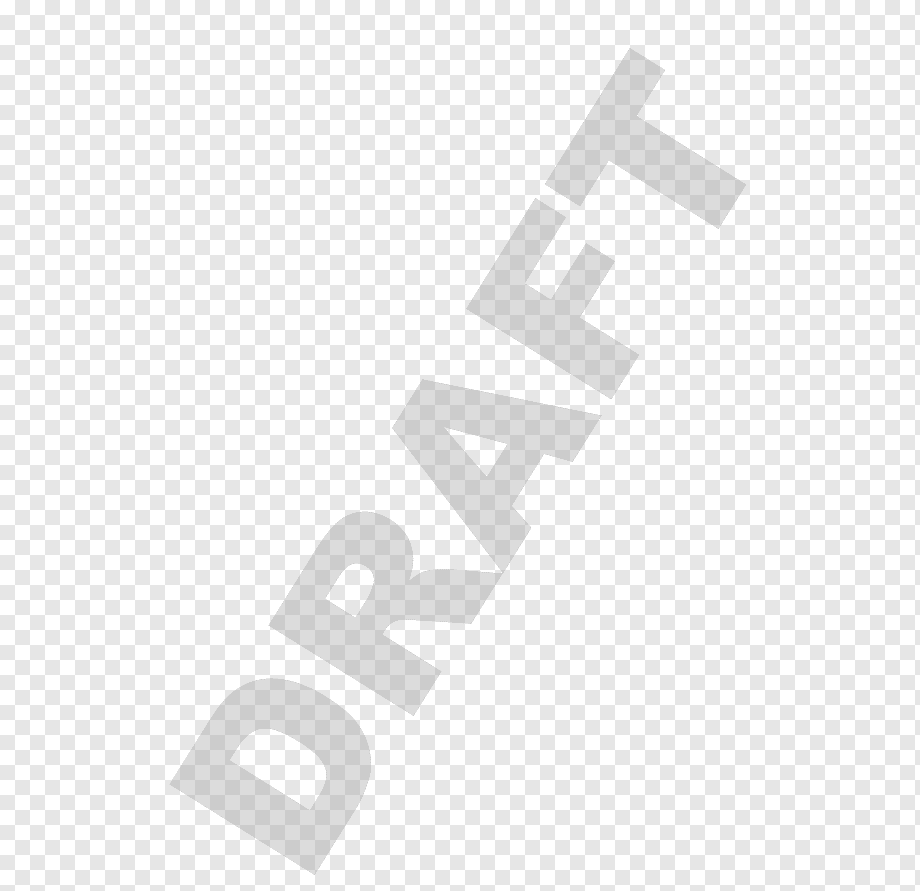
#> input picture marca.png, 920 x 891 px, given in place of diploma.jpg, which was not available
$ jupyter execute 'Untitled (1).ipynb'   (older library calls are emulated)
#> lines starting #> are read from the running program, lines starting #| are printed output that depends on the picture; after the words box and inside, x2 and y2 are one past the last pixel; in counts of white or black regions, pixels touching at a corner belong together; pictures that were not available may be replaced by others from this repository, and a replacement may not be noted
[cell 1]
import numpy as np
import matplotlib.pyplot as plt
from PIL import Image
pic = Image.open('C:/Users/Usuario/Downloads/diploma.jpg')
#> pic is the input picture: PIL image 920x891 P; min 204, max 255, mean 239.3
type(pic)

[cell 2]
import cv2
import numpy as np
import os

# Cargar la imagen principal
def cargar_imagen(nombre_archivo):
#> called with nombre_archivo = 'C:/Users/Usuario/Downloads/persona.jpg'
    ruta = os.path.join(os.getcwd(), nombre_archivo)
    imagen = cv2.imread(ruta)
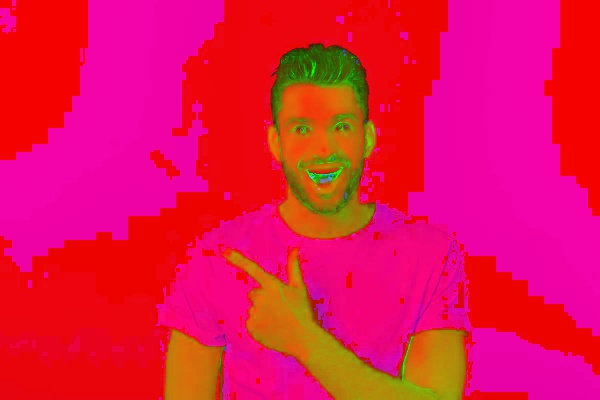
#> input picture caballo.jpg, 600 x 400 px, given in place of persona.jpg, which was not available
#> imagen is the input picture: shape (400, 600, 3); mean B, G, R 78.4, 18.1, 229.4
    if imagen is None:
        print(f"Error al cargar la imagen: {ruta}")
        exit()
    return imagen

imagen_original = cargar_imagen('C:/Users/Usuario/Downloads/persona.jpg')  # Reemplaza con tu imagen
marca_agua = cargar_imagen('C:/Users/Usuario/Downloads/marca.png')  # Reemplaza con tu marca de agua

# 1. Umbral binario y escala de grises
imagen_gris = cv2.cvtColor(imagen_original, cv2.COLOR_BGR2GRAY)
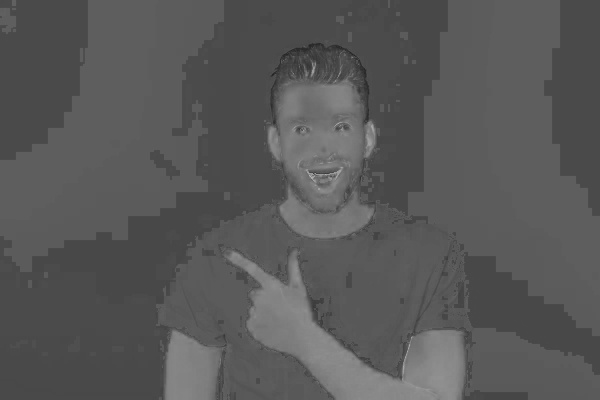
#> imagen_gris: shape (400, 600); min 35, max 181, mean 88.1
_, imagen_binaria = cv2.threshold(imagen_gris, 127, 255, cv2.THRESH_BINARY)
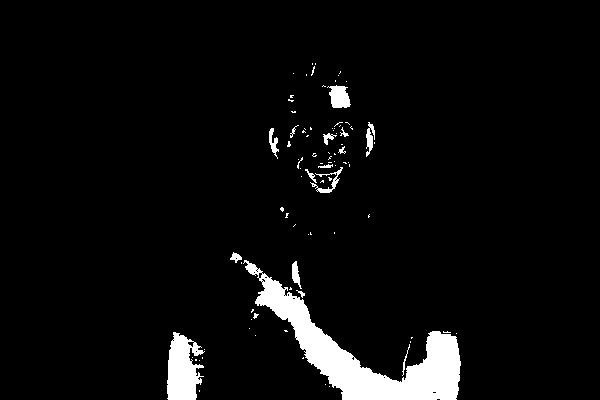
#> imagen_binaria: shape (400, 600); 4.9% white; 89 white regions (73 under 20 px), largest, box (x1, y1, x2, y2) and area: (243, 260, 461, 400) 8176, (167, 332, 205, 400) 1778, (327, 85, 351, 108) 384

# 2. Conversión a HSV y guardado
imagen_hsv = cv2.cvtColor(imagen_original, cv2.COLOR_BGR2HSV)
#> imagen_hsv: shape (400, 600, 3); mean H, S, V 114.5, 250.4, 230.4
cv2.imwrite('imagen_hsv.jpg', imagen_hsv)

# 3. Marca de agua (ajustable a diferentes tamaños)
def agregar_marca_agua(imagen, marca_agua, posicion=(10, 10), transparencia=0.5):
#> called with posicion = (10, 10), transparencia = 0.5
    if marca_agua is None:
        print("Error al cargar la imagen de marca de agua.")
        return imagen

    factor_escala = min(imagen.shape[1] / marca_agua.shape[1], imagen.shape[0] / marca_agua.shape[0]) / 4
#> factor_escala = 0.112
    nuevo_ancho = int(marca_agua.shape[1] * factor_escala)
#> nuevo_ancho = 103
    nuevo_alto = int(marca_agua.shape[0] * factor_escala)
#> nuevo_alto = 100
    marca_agua_redimensionada = cv2.resize(marca_agua, (nuevo_ancho, nuevo_alto))

    roi = imagen[posicion[1]:posicion[1] + nuevo_alto, posicion[0]:posicion[0] + nuevo_ancho]
    roi = cv2.addWeighted(roi, 1 - transparencia, marca_agua_redimensionada, transparencia, 0)
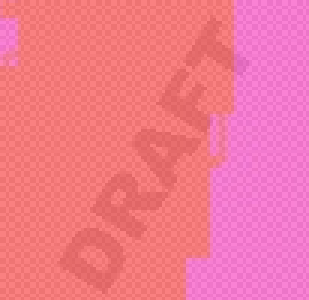
#> roi: shape (100, 103, 3) (shown 3 times larger); mean of channels 0, 1, 2 145.6, 120.5, 242.1; drawn as B, G, R
    imagen[posicion[1]:posicion[1] + nuevo_alto, posicion[0]:posicion[0] + nuevo_ancho] = roi
    return imagen

imagen_con_marca_agua = agregar_marca_agua(imagen_original.copy(), marca_agua)

# 4. Combinar imágenes
imagen_pequena = cargar_imagen('C:/Users/Usuario/Downloads/caballo.jpg')  # Reemplaza con tu imagen pequeña
x_offset = imagen_original.shape[1] // 2 - imagen_pequena.shape[1] // 2
#> x_offset = 0
y_offset = imagen_original.shape[0] // 2 - imagen_pequena.shape[0] // 2
#> y_offset = 0
imagen_combinada = imagen_original.copy()
imagen_combinada[y_offset:y_offset + imagen_pequena.shape[0], x_offset:x_offset + imagen_pequena.shape[1]] = imagen_pequena

# 5. Ruido y operaciones morfológicas
imagen_ruido = imagen_original.copy()
cv2.randn(imagen_ruido, (0, 0, 0), (50, 50, 50))
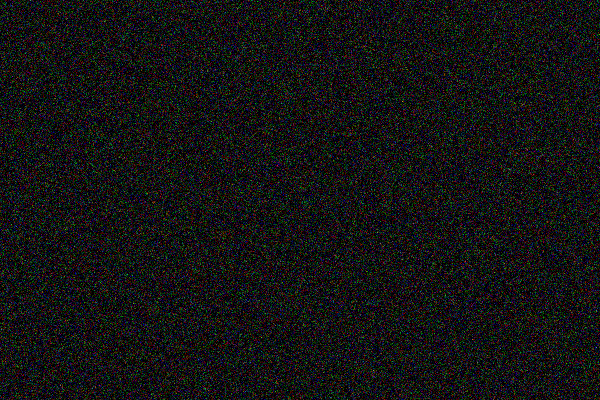
#> imagen_ruido: shape (400, 600, 3); mean B, G, R 19.9, 19.9, 20
kernel = np.ones((5, 5), np.uint8)
imagen_cierre = cv2.morphologyEx(imagen_ruido, cv2.MORPH_CLOSE, kernel)
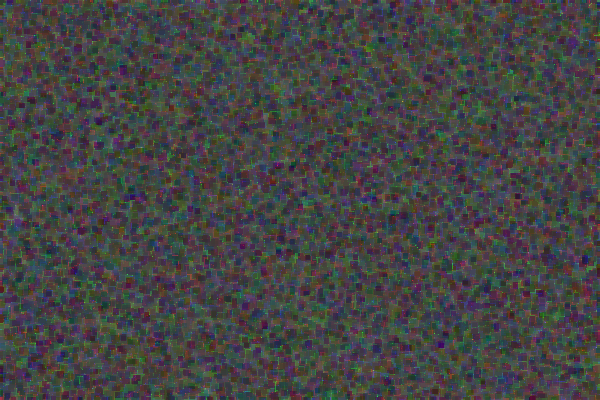
#> imagen_cierre: shape (400, 600, 3); mean B, G, R 68.2, 68.5, 68.6
imagen_apertura = cv2.morphologyEx(imagen_ruido, cv2.MORPH_OPEN, kernel)
#> imagen_apertura: shape (400, 600, 3); every value is 0

# 6. Cambiar brillo
imagen_brillo = cv2.convertScaleAbs(imagen_original, alpha=1.5, beta=50)
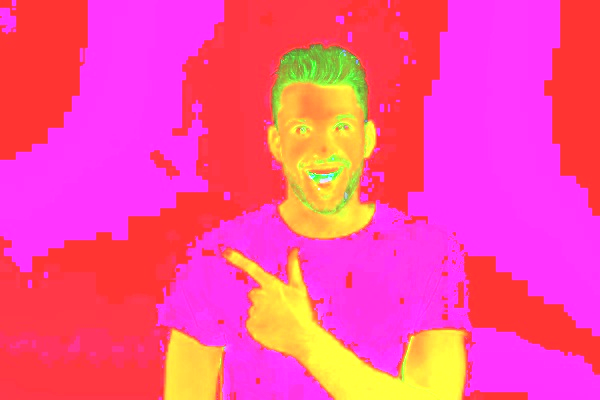
#> imagen_brillo: shape (400, 600, 3); mean B, G, R 152.2, 76.8, 252.7

# 7. Difuminar
imagen_difuminada = cv2.GaussianBlur(imagen_original, (5, 5), 0)

# 8. Filtro Sobel horizontal
imagen_sobel = cv2.Sobel(imagen_gris, cv2.CV_64F, 1, 0, ksize=5)
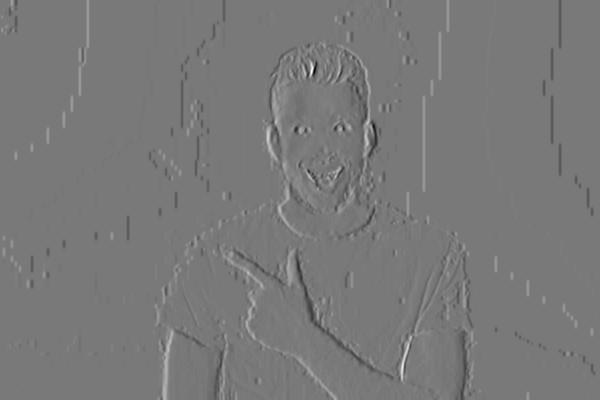
#> imagen_sobel: shape (400, 600) float64; min -3679, max 4052, mean 0.4; drawn with min black and max white
imagen_sobel = cv2.convertScaleAbs(imagen_sobel)
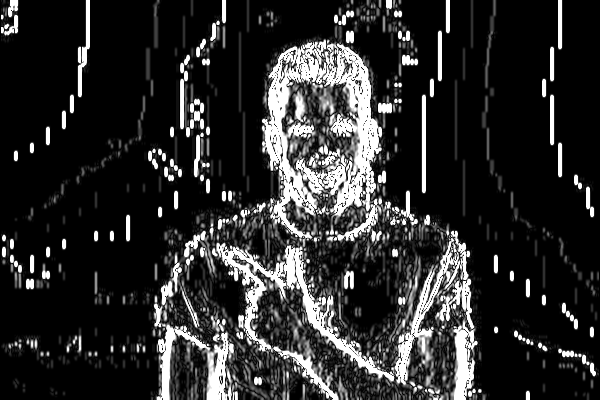
#> imagen_sobel: shape (400, 600); min 0, max 255, mean 44.5

# 9. Detectar esquinas (Shi-Tomasi)
esquinas = cv2.goodFeaturesToTrack(imagen_gris, 100, 0.01, 10)
#> esquinas = 100 rows, first 8: [312, 177], [411, 337], [342, 128], [328, 176], [352, 57], [342, 167], [400, 379], [314, 63]
esquinas = np.int64(esquinas)
imagen_esquinas = imagen_original.copy()
for esquina in esquinas:
    x, y = esquina.ravel()
    cv2.circle(imagen_esquinas, (x, y), 3, (0, 0, 255), -1)
#> this loop made 100 passes
#> (x, y) on passes 1 to 12: (312, 177), (411, 337), (342, 128), (328, 176), (352, 57), (342, 167), (400, 379), (314, 63), (311, 76), (372, 125), (318, 188), (301, 131)
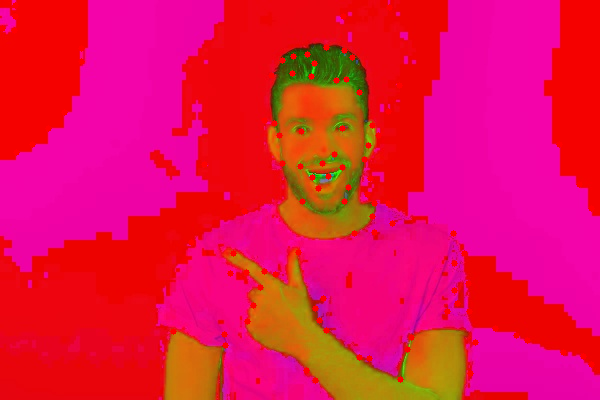
#> imagen_esquinas: shape (400, 600, 3); 1.21% of pixels changed, all inside (x1, y1, x2, y2) = (0, 2, 595, 384)

# Mostrar resultados (opcional)
cv2.imshow('Original', imagen_original)
# ... (mostrar el resto de las imágenes)
cv2.waitKey(0)
cv2.destroyAllWindows()

[cell 3]
import cv2
import numpy as np
import os

# Cargarimágen
imagen_original = cargar_imagen('C:/Users/Usuario/Downloads/persona.jpg')
marca_agua = cargar_imagen('C:/Users/Usuario/Downloads/marca.png')
imagen_pequena = cargar_imagen('C:/Users/Usuario/Downloads/caballo.jpg')

# almacenar
imagen_actual = imagen_original.copy()
imagen_modificada = None
operacion_actual = None

# Función para mostrar la imagen
def mostrar_imagen(imagen, operacion):
#> called with operacion = 'Original'
    cv2.putText(imagen, operacion, (10, 30), cv2.FONT_HERSHEY_SIMPLEX, 1, (0, 255, 0), 2)
    cv2.imshow('Imagen', imagen)

while True:
    mostrar_imagen(imagen_actual, operacion_actual if operacion_actual else 'Original')

    tecla = cv2.waitKey(0)
#> (key q is pressed here)

    if tecla == ord('q'):  # Salir al presionar 'q'
        break

    elif tecla == ord('1'):
        # Umbral binario
        imagen_gris = cv2.cvtColor(imagen_original, cv2.COLOR_BGR2GRAY)
        _, imagen_modificada = cv2.threshold(imagen_gris, 127, 255, cv2.THRESH_BINARY)
        operacion_actual = 'Umbral Binario'

    elif tecla == ord('2'):
        # HSV
        imagen_modificada = cv2.cvtColor(imagen_original, cv2.COLOR_BGR2HSV)
        operacion_actual = 'HSV'

    elif tecla == ord('3'):
        # Marca de agua
        imagen_modificada = agregar_marca_agua(imagen_original.copy(), marca_agua)
        operacion_actual = 'Marca de Agua'

    # Actualizar la imagen
    if imagen_modificada is not None:
        imagen_actual = imagen_modificada.copy()
        imagen_modificada = None  # Restablecer para la próxima operación

cv2.destroyAllWindows()
